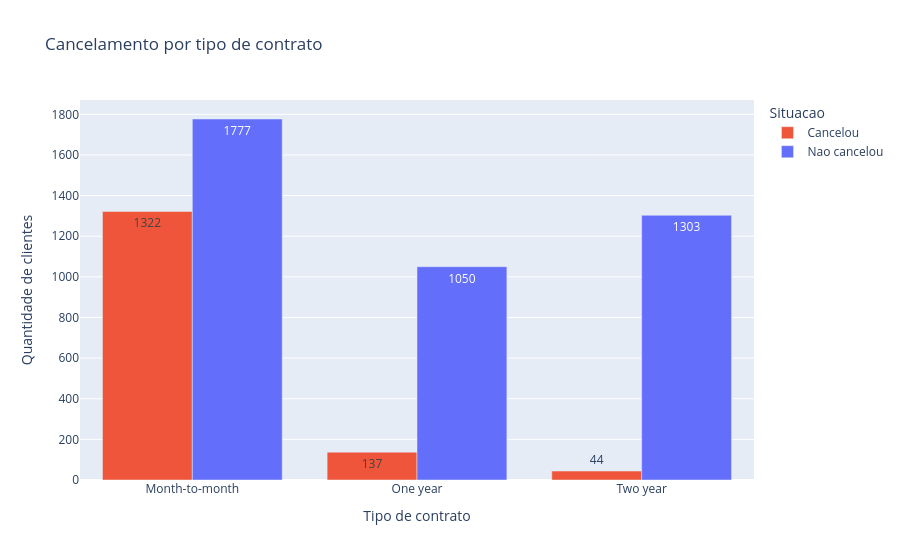

The notebook cell saved with this chart:
### Code cell
contract_churn = (
    df_silver.assign(Situacao=df_silver["Churn"].map({False: "Nao cancelou", True: "Cancelou"}))
    .groupby(["Contract", "Situacao"], observed=True)
    .size()
    .reset_index(name="Quantidade")
)

fig_contract = px.bar(
    contract_churn,
    x="Contract",
    y="Quantidade",
    color="Situacao",
    barmode="group",
    color_discrete_map={"Nao cancelou": "#636EFA", "Cancelou": "#EF553B"},
    text_auto=True,
    title="Cancelamento por tipo de contrato",
    labels={"Contract": "Tipo de contrato", "Quantidade": "Quantidade de clientes", "Situacao": "Situacao"},
)
fig_contract.show()

### Figure 1 — Plotly figure (JSON) as saved in the notebook; plotly's stock layout.template omitted (floating-point values rounded to 4 significant figures)
{"data": [{"alignmentgroup": "True", "hovertemplate": "Situacao=Cancelou<br>Tipo de contrato=%{x}<br>Quantidade de clientes=%{y}<extra></extra>", "legendgroup": "Cancelou", "marker": {"color": "#EF553B", "pattern": {"shape": ""}}, "name": "Cancelou", "offsetgroup": "Cancelou", "orientation": "v", "showlegend": true, "textposition": "auto", "texttemplate": "%{y}", "type": "bar", "x": ["Month-to-month", "One year", "Two year"], "xaxis": "x", "y": [1322, 137, 44], "yaxis": "y"}, {"alignmentgroup": "True", "hovertemplate": "Situacao=Nao cancelou<br>Tipo de contrato=%{x}<br>Quantidade de clientes=%{y}<extra></extra>", "legendgroup": "Nao cancelou", "marker": {"color": "#636EFA", "pattern": {"shape": ""}}, "name": "Nao cancelou", "offsetgroup": "Nao cancelou", "orientation": "v", "showlegend": true, "textposition": "auto", "texttemplate": "%{y}", "type": "bar", "x": ["Month-to-month", "One year", "Two year"], "xaxis": "x", "y": [1777, 1050, 1303], "yaxis": "y"}], "layout": {"barmode": "group", "legend": {"title": {"text": "Situacao"}, "tracegroupgap": 0}, "title": {"text": "Cancelamento por tipo de contrato"}, "xaxis": {"anchor": "y", "domain": [0, 1], "title": {"text": "Tipo de contrato"}}, "yaxis": {"anchor": "x", "domain": [0, 1], "title": {"text": "Quantidade de clientes"}}}}
